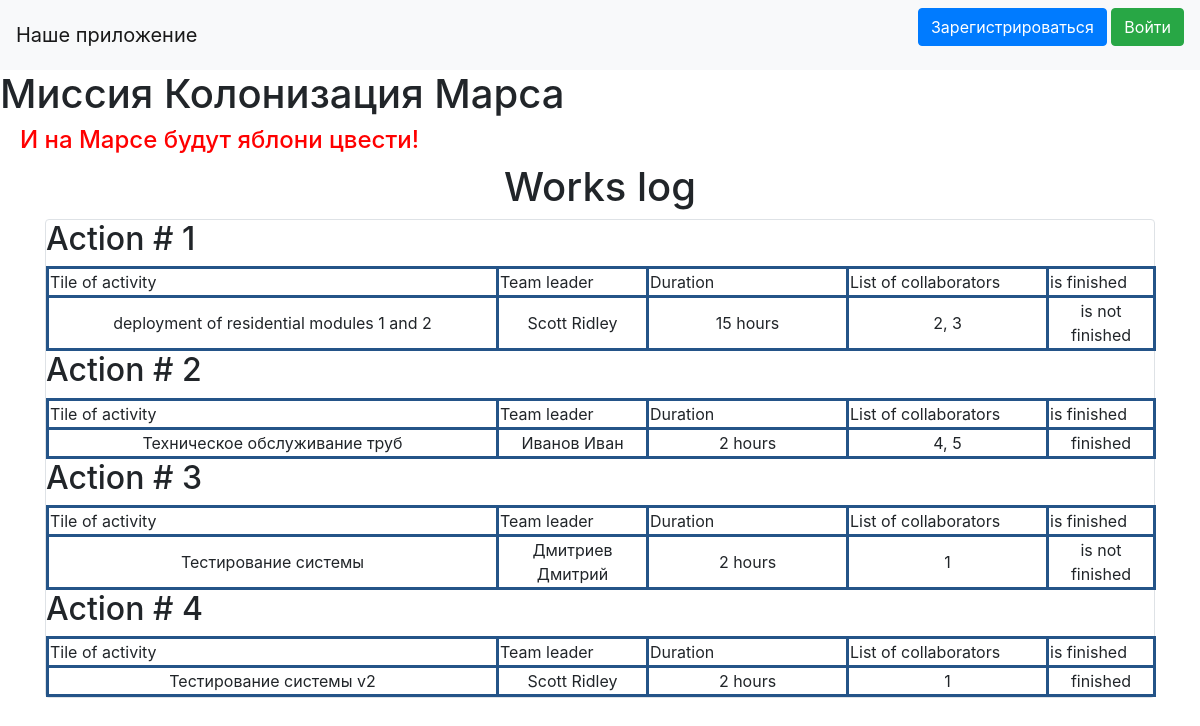
Before: / with the older database file.
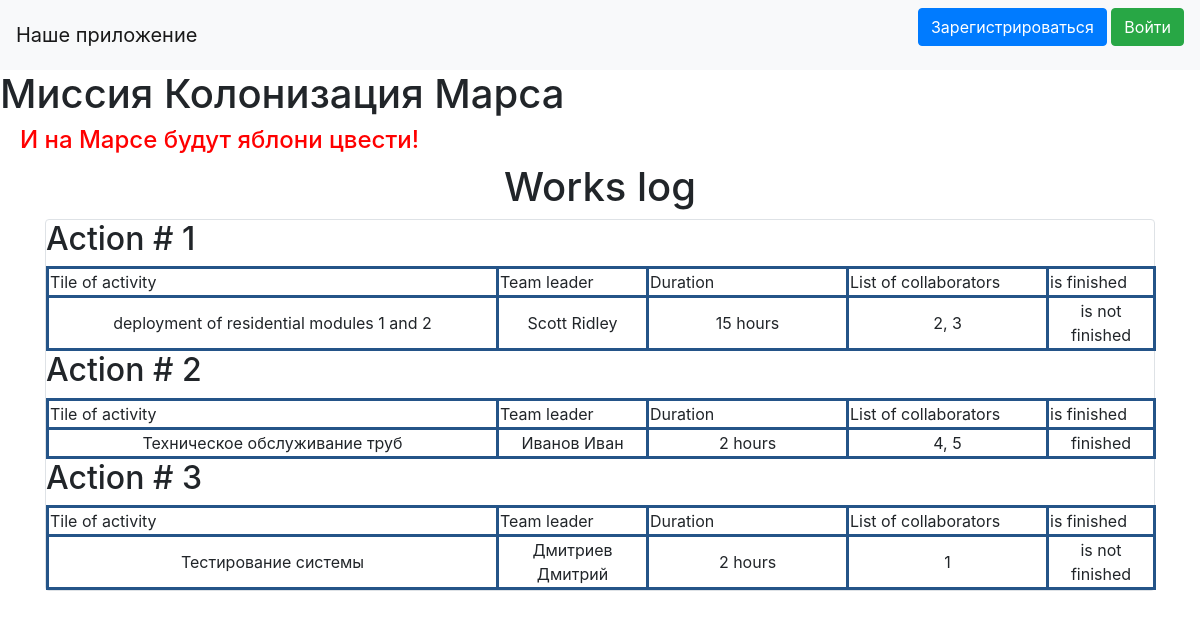
After: the same page with the newer database file.
### data/jobs.py (models this page shows, shortened)
class Jobs(SqlAlchemyBase):
    __tablename__ = 'jobs'
    id = sqlalchemy.Column(sqlalchemy.Integer,
                           primary_key=True, autoincrement=True)
    team_leader = sqlalchemy.Column(sqlalchemy.Integer, sqlalchemy.ForeignKey("users.id"))
    job = sqlalchemy.Column(sqlalchemy.String)
    work_size = sqlalchemy.Column(sqlalchemy.Integer)
    collaborators = sqlalchemy.Column(sqlalchemy.Integer)
    start_date = sqlalchemy.Column(sqlalchemy.DateTime)
    end_date = sqlalchemy.Column(sqlalchemy.DateTime)
    is_finished = sqlalchemy.Column(sqlalchemy.Boolean)
    user = orm.relationship("User")

### data/users.py (models this page shows, shortened)
class User(SqlAlchemyBase, UserMixin):
    __tablename__ = 'users'
    id = sqlalchemy.Column(sqlalchemy.Integer,
                           primary_key=True, autoincrement=True)
    surname = sqlalchemy.Column(sqlalchemy.String)
    name = sqlalchemy.Column(sqlalchemy.String)
    age = sqlalchemy.Column(sqlalchemy.Integer)
    position = sqlalchemy.Column(sqlalchemy.String)
    speciality = sqlalchemy.Column(sqlalchemy.String)
    address = sqlalchemy.Column(sqlalchemy.String)
    email = sqlalchemy.Column(sqlalchemy.String,
                              unique=True)
    hashed_password = sqlalchemy.Column(sqlalchemy.String)
    modified_date = sqlalchemy.Column(sqlalchemy.DateTime,
                                      default=datetime.datetime.now)
    jobs = orm.relationship("Jobs", back_populates='user')

### main.py (the view)
@app.route("/")
def main_window():
    db_sess = db_session.create_session()
    works = db_sess.query(Jobs).all()
    return render_template("works.html", works=works)

### data/db_session.py (called while the page is built)
def create_session() -> Session:
    global __factory
    return __factory()

### templates/works.html (shortened to what this page needs)
{% extends "base.html" %}
{% block content %}
<h1 style="text-align: center">Works log</h1>
<div class="col-md6 border rounded">
    {% for job in works %}
    <h2 style="text-align: left">Action # {{job.id}}</h2>
    <div>
        <table>
            <tr>
                <td style="text-align: left; width: 450px">Tile of activity</td>
                <td style="text-align: left; width: 150px">Team leader</td>
                <td style="text-align: left; width: 200px">Duration</td>
                <td style="text-align: left; width: 200px">List of collaborators</td>
                <td style="text-align: left">is finished</td>
            </tr>
            <tr>
                <td>{{job.job}}</td>
                <td>{{job.user.surname}} {{job.user.name}}</td>
                <td>{{job.work_size}} hours</td>
                <td>{{job.collaborators}}</td>
                {% if job.is_finished %}
                <td>finished</td>
                {% else %}
                <td>is not finished</td>
                {% endif %}
            </tr>
        </table>
    </div>
    {% endfor %}
</div>
{% endblock %}

Changed rows visible on the page:
removed Jobs: id "4", job "Тестирование системы v2", user.surname "Scott", user.name "Ridley", work_size "2", collaborators "1", is_finished "finished"
